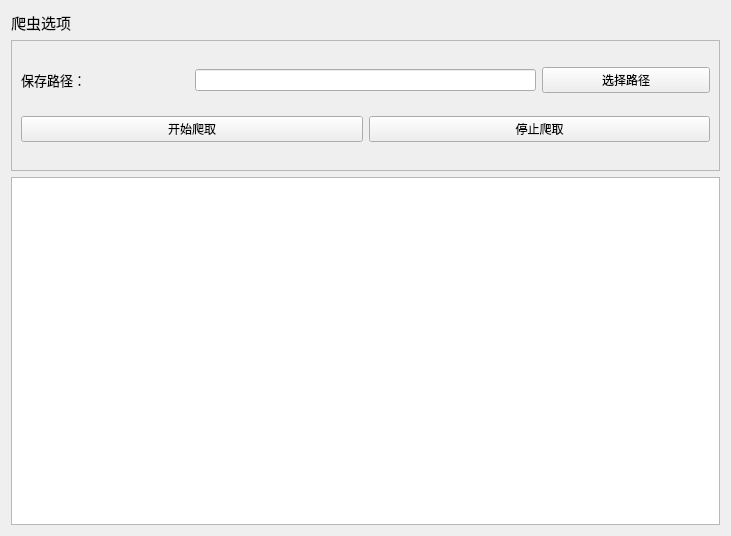
<?xml version="1.0" encoding="UTF-8"?>
<ui version="4.0">
 <class>subForm_1</class>
 <widget class="QWidget" name="subForm_1">
  <property name="geometry">
   <rect>
    <x>0</x>
    <y>0</y>
    <width>731</width>
    <height>536</height>
   </rect>
  </property>
  <property name="windowTitle">
   <string>Form</string>
  </property>
  <layout class="QGridLayout" name="gridLayout_2">
   <item row="0" column="0">
    <widget class="QLabel" name="label">
     <property name="font">
      <font>
       <pointsize>11</pointsize>
       <weight>50</weight>
       <italic>false</italic>
       <bold>false</bold>
      </font>
     </property>
     <property name="text">
      <string>爬虫选项</string>
     </property>
    </widget>
   </item>
   <item row="1" column="0">
    <widget class="QFrame" name="frame">
     <property name="minimumSize">
      <size>
       <width>691</width>
       <height>131</height>
      </size>
     </property>
     <property name="frameShape">
      <enum>QFrame::StyledPanel</enum>
     </property>
     <property name="frameShadow">
      <enum>QFrame::Raised</enum>
     </property>
     <layout class="QGridLayout" name="gridLayout">
      <item row="0" column="1" colspan="2">
       <widget class="QLineEdit" name="lineEdit"/>
      </item>
      <item row="0" column="0">
       <widget class="QLabel" name="label_2">
        <property name="font">
         <font>
          <pointsize>10</pointsize>
         </font>
        </property>
        <property name="text">
         <string>保存路径：</string>
        </property>
       </widget>
      </item>
      <item row="1" column="0" colspan="2">
       <widget class="QPushButton" name="pushButton">
        <property name="text">
         <string>开始爬取</string>
        </property>
       </widget>
      </item>
      <item row="0" column="3">
       <widget class="QPushButton" name="pushButton_2">
        <property name="text">
         <string>选择路径</string>
        </property>
       </widget>
      </item>
      <item row="1" column="2" colspan="2">
       <widget class="QPushButton" name="pushButton_3">
        <property name="text">
         <string>停止爬取</string>
        </property>
       </widget>
      </item>
     </layout>
    </widget>
   </item>
   <item row="2" column="0">
    <widget class="QTextBrowser" name="textBrowser">
     <property name="minimumSize">
      <size>
       <width>701</width>
       <height>341</height>
      </size>
     </property>
    </widget>
   </item>
  </layout>
 </widget>
 <resources/>
 <connections/>
</ui>
